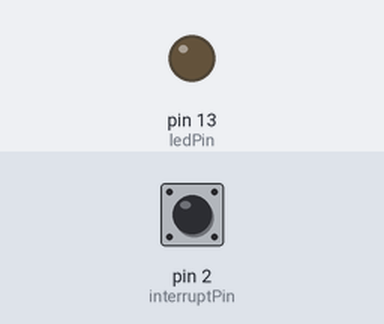
A sketch run on a simulated Arduino Uno, built with avr-gcc and run on an emulated ATmega328P. On the bench: output pins drawn as LEDs (lit = HIGH). Dashed ring = blinking. Inputs (shaded band) come from the test bench; at power-on: pin 2 (interruptPin) HIGH. What the sketch prints to the serial monitor is not drawn.

Above: at 1.2 s.
1.3 s: pin 2 (interruptPin) pulled LOW for 0.15 s
At 2.5 s:
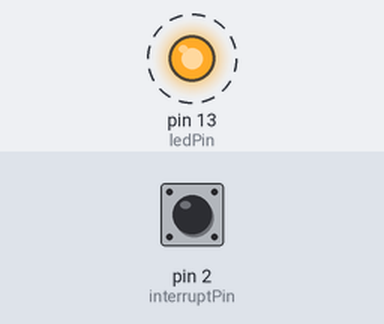
Timing chart, 0 to 10.4 s (numbered marks = the images above; inputs shaded):
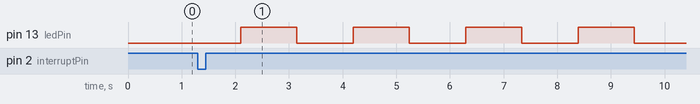

Measured:
- after the input at 1.3 s, pin 13 (ledPin): alternates HIGH for 1.0 s and LOW for 1.0 s, starting after 0.80 s

The sketch:

w9.2.ino
```cpp
bool toggle;
int timer = 1;
const byte ledPin = 13;
const byte interruptPin = 2;
int state =0,count=0,i,time;
void setup()
{
  noInterrupts();  // Disable allinterrupt
  TCNT1 = timer;
  TCCR1A = 0; //Reset Timer
  TCCR1B = 0;  //inittimer
  TCCR1B |= (1 << CS12);
  TIMSK1 |= (1 << TOIE1);
  interrupts();
  Serial.begin(9600);
  pinMode(ledPin, OUTPUT);
  pinMode(interruptPin, INPUT_PULLUP);
  attachInterrupt(digitalPinToInterrupt(interruptPin),D,FALLING);
}
void loop()
{
   Serial.println(count);
}
ISR(TIMER1_OVF_vect)
{
  if(i==time)
  {
  TCNT1 = timer;
  digitalWrite(13, toggle);
  toggle = !toggle;
    i=0;
  }
  i++;
}
void D()
{
  if(count==0)
  time=1;
  if(count==1)
  time=2;
  if(count==2)
  time=3;
  count++;
  if(count>2)
    count=0;
}
```
